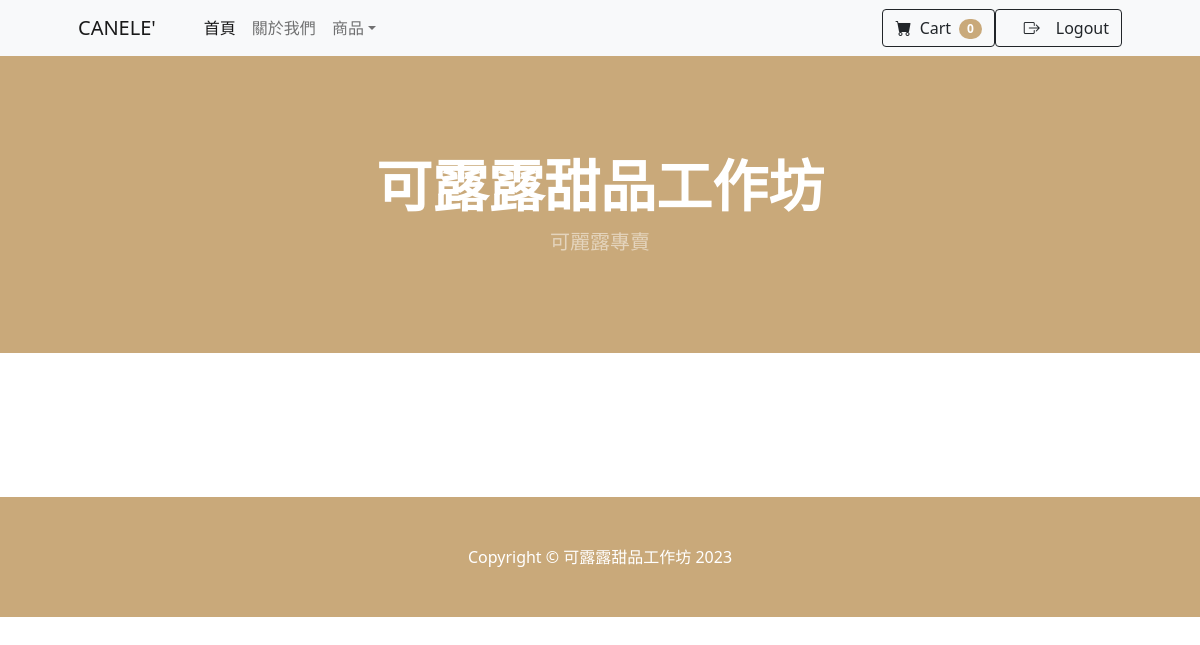
The app's page /customer/index.php (signed in), older data.
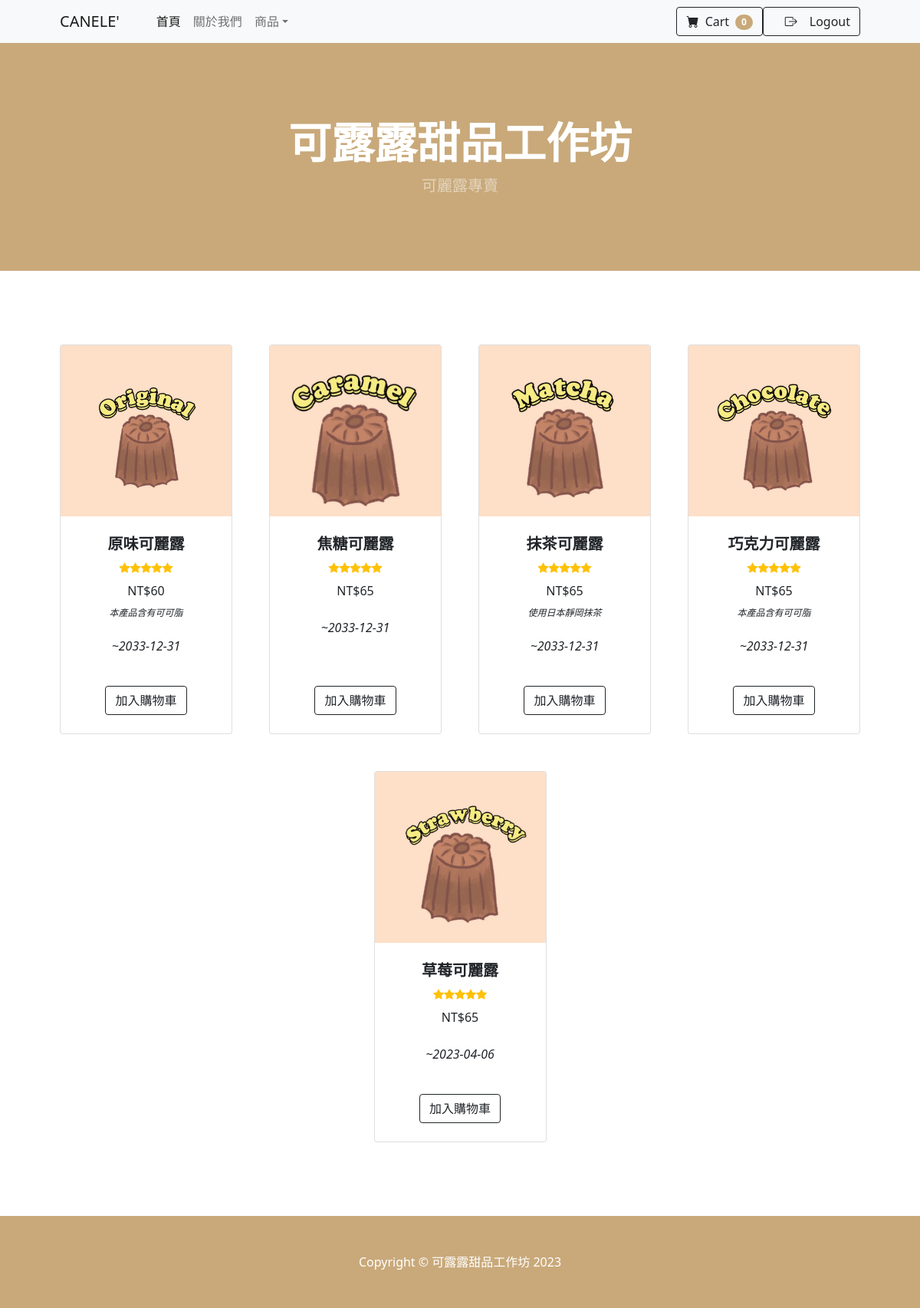
The same page, newer data.
### tables this page shows
CREATE TABLE `menu` (
  `MealId` smallint(5) UNSIGNED ZEROFILL NOT NULL,
  `Ssn` char(10) DEFAULT NULL,
  `Name` varchar(100) NOT NULL,
  `Price` smallint(5) UNSIGNED NOT NULL DEFAULT 0,
  `Note` text DEFAULT NULL,
  `ImgName` varchar(255) NOT NULL,
  `ImgDir` varchar(255) NOT NULL,
  `StartDate` date NOT NULL DEFAULT '2001-01-01',
  `ExpiryDate` date NOT NULL DEFAULT '3000-12-31',
  `CreatedTS` timestamp NOT NULL DEFAULT current_timestamp(),
  `UpdatedTS` timestamp NOT NULL DEFAULT current_timestamp() ON UPDATE current_timestamp()
);

### customer/utilities.php (the view, shortened to what this page needs)
<?php
    function getCartNum(){
        $num = 0;
        echo '<span class="badge bg-pink text-white ms-1 rounded-pill">'.$num.'</span>';
    }
    function login_logout_button(){
        if(isset($_SESSION['loggedin'])&&$_SESSION['loggedin']){
            echo "<button class='btn btn-outline-dark' onclick='location.href=".'"./auth/logout.php"'."';>";
            echo "&emsp;<i class='bi-box-arrow-right'></i>";
            echo "&emsp;Logout";
            echo "</button>";
        }else{
            echo "<button class='btn btn-outline-dark' onclick='location.href=".'"./auth/index.php"'."';>";
            echo "&emsp;<i class='bi-key-fill me-1'></i>";
            echo "&emsp;Login";
            echo "</button>";
        }
    }
    function showmenu($conn){
        $day = date("Y-m-d",strtotime("+2 day"));
        $sql = sprintf("SELECT %s FROM %s WHERE %s;","*","`menu`","StartDate<='$day' AND ExpiryDate>='$day'");
        $result = mysqli_query($conn,$sql);
        while($row = mysqli_fetch_assoc($result)){
            echo '<div class="col mb-5">';
                echo '<div class="card h-100">';
                    echo '<img class="card-img-top" src="../management_platform/menu/'.$row['ImgDir'].'" alt="..." />';
                    echo '<div class="card-body p-4">';
                        echo '<div class="text-center">';
                            echo '<h5 class="fw-bolder">'.$row['Name'].'</h5>';
                            echo '<div class="d-flex justify-content-center small text-warning mb-2">';
                                echo '<div class="bi-star-fill"></div>';
                                echo '<div class="bi-star-fill"></div>';
                                echo '<div class="bi-star-fill"></div>';
                                echo '<div class="bi-star-fill"></div>';
                                echo '<div class="bi-star-fill"></div>';
                            echo '</div>';
                            echo 'NT$'.$row['Price'];
                            echo '<br><sub class="fst-italic">'.$row['Note'].'</sub>';
                            echo '<p class="fst-italic pt-4">~'.$row['ExpiryDate'].'</p>';
                        echo '</div>';
                    echo '</div>';
                    echo '<div class="card-footer p-4 pt-0 border-top-0 bg-transparent">';
                        echo '<form method="get" action="./addtocart.php">';
                            echo '<div class="text-center"><button type="submit" class="btn btn-outline-dark mt-auto">加入購物車</button></div>';
                        echo '</form>';
                    echo '</div>';
                echo '</div>';
            echo '</div>';
        }
    }
?>

### customer/index.php (shortened to what this page needs)
<?php
    include_once("./utilities.php");
?>
<!DOCTYPE html>
<html lang="Zh-Hant">
    <head>
        <link href="https://cdn.jsdelivr.net/npm/bootstrap-icons@1.5.0/font/bootstrap-icons.css" rel="stylesheet" />
        <link href="../css/styles.css" rel="stylesheet" />
    </head>
    <body>
        <nav class="navbar navbar-expand-lg navbar-light bg-light">
            <div class="container px-4 px-lg-5">
                <a class="navbar-brand" href="#!">CANELE'</a>
                <div class="collapse navbar-collapse" id="navbarSupportedContent">
                    <ul class="navbar-nav me-auto mb-2 mb-lg-0 ms-lg-4">
                        <li class="nav-item"><a class="nav-link active" aria-current="page" href="./index.php">首頁</a></li>
                        <li class="nav-item"><a class="nav-link" href="#!">關於我們</a></li>
                        <li class="nav-item dropdown">
                            <a class="nav-link dropdown-toggle" id="navbarDropdown" href="#" role="button" data-bs-toggle="dropdown" aria-expanded="false">商品</a>
                        </li>
                    </ul>
                    <form class="d-flex" method="post" action="./shoppingcart.php">
                        <button class="btn btn-outline-dark" type="submit">
                            <i class="bi-cart-fill me-1"></i>
                            Cart
                            <?php getCartNum(); ?>
                        </button>
                    </form>
                    <?php
                        login_logout_button();
                    ?>
                </div>
            </div>
        </nav>
        <header class="bg-pink py-5">
            <div class="container px-4 px-lg-5 my-5">
                <div class="text-center text-white">
                    <h1 class="display-4 fw-bolder">可露露甜品工作坊</h1>
                    <p class="lead fw-normal text-white-50 mb-0">可麗露專賣</p>
                </div>
            </div>
        </header>
        <section class="py-5">
            <div class="container px-4 px-lg-5 mt-5">
                <div class="row gx-4 gx-lg-5 row-cols-2 row-cols-md-3 row-cols-xl-4 justify-content-center">
                    <?php
                        showmenu($conn);
                    ?>
                </div>
            </div>
        </section>
        <footer class="py-5 bg-pink">
            <div class="container"><p class="m-0 text-center text-white">Copyright &copy; 可露露甜品工作坊 2023</p></div>
        </footer>
    </body>
</html>

Row changes from the older to the newer data that the page shows:
added menu: ImgDir (picture), Name "原味可麗露", Price "60", Note "本產品含有可可脂", ExpiryDate "2033-12-31"
added menu: ImgDir (picture), Name "焦糖可麗露", Price "65", ExpiryDate "2033-12-31"
added menu: ImgDir (picture), Name "抹茶可麗露", Price "65", Note "使用日本靜岡抹茶", ExpiryDate "2033-12-31"
added menu: ImgDir (picture), Name "巧克力可麗露", Price "65", Note "本產品含有可可脂", ExpiryDate "2033-12-31"
added menu: ImgDir (picture), Name "草莓可麗露", Price "65", ExpiryDate "2023-04-06"
